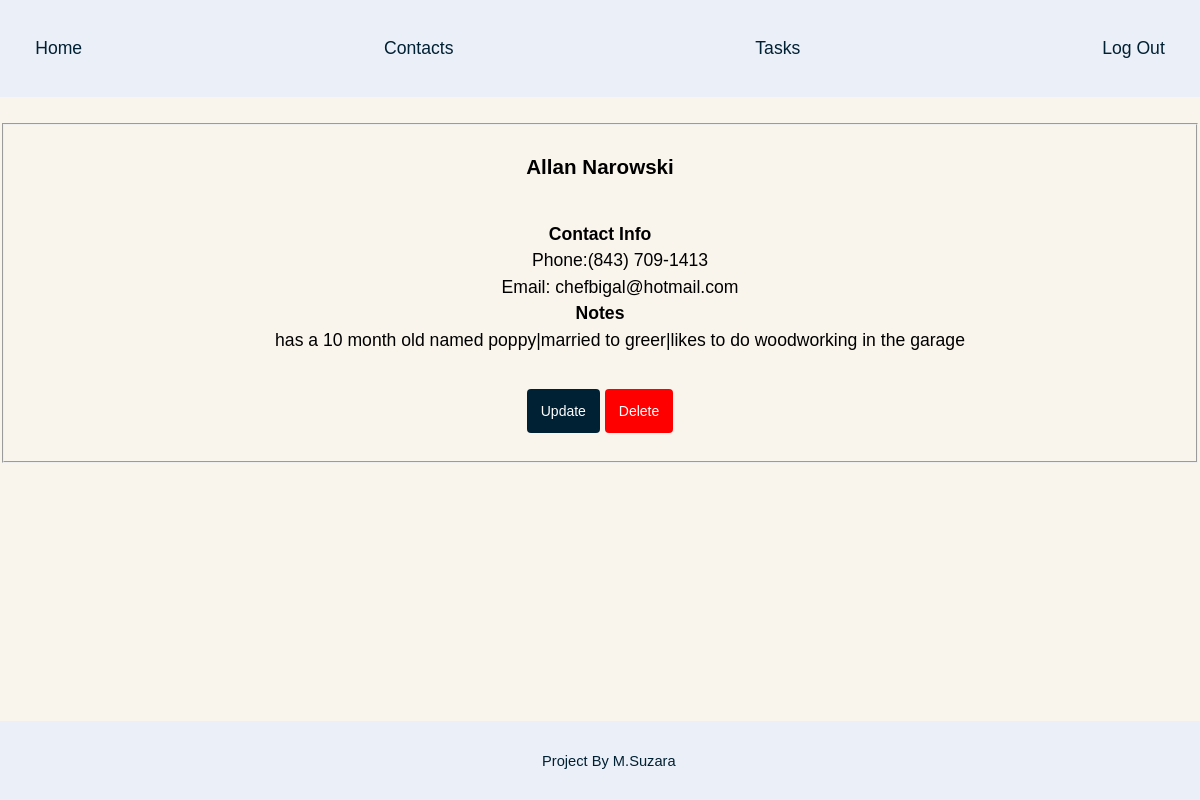
Before: /contact/contacts/1 (signed in) with the older database file.
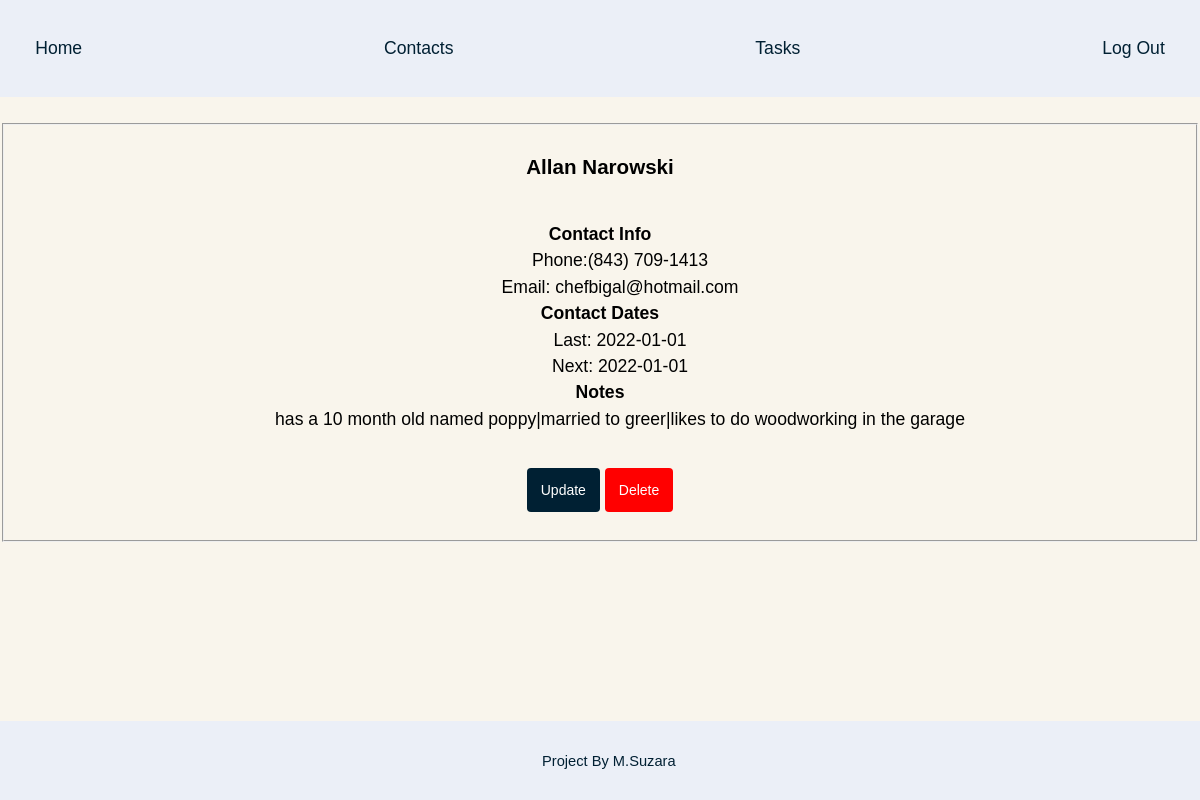
After: the same page with the newer database file.
### app/models.py (models this page shows, shortened)
class Contact(db.Model):
    __tablename__ = "contact"
    id = db.Column(db.Integer, primary_key=True)
    first = db.Column(db.String(64), nullable=False)
    last = db.Column(db.String(64))
    phone = db.Column(db.String(10))
    email = db.Column(db.String(64), index=True)
    frequency = db.Column(db.Integer, nullable=False)
    last_contact = db.Column(db.String(10))
    next_contact = db.Column(db.String(10))
    notes = db.Column(db.String)

### app/cont/views.py (the view)
@cont.route("/contacts/<int:contact_id>", methods=["GET"])
@login_required
def contact_view(contact_id):
    contact = Contact.query.get_or_404(contact_id)
    return render_template("cont/contact.html", contact=contact)

### app/models.py (called while the page is built, shortened)
@login_manager.user_loader
def load_user(user_id):
    return User.query.get(int(user_id))

### app/templates/cont/contact.html
{% extends "base.html" %}
{% block content %}
<br>
<div class="contact-section">
	<fieldset>
		<h3>{{ contact.first.title() }} {{ contact.last.title() }}</h3>
		<dl>
			<dt>Contact Info</dt>
				<dd>Phone:{{ contact.phone }}</dd>
				<dd>Email: {{ contact.email }}</dd>
				{% if contact.frequency > 0 %}
			<dt>Contact Dates</dt>
				<dd>Last: {{ contact.last_contact }}</dd>
				<dd>Next: {{ contact.next_contact }}</dd>
				{% endif %}
			<dt>Notes</dt>
				<dd>{{ contact.notes }}</dd>
		</dl>
			<br>
		<div class="button-wrapper">
			<a href="{{ url_for('cont.update_contact', contact_id=contact.id) }}" class="button button-add">Update</a>
			<a href="{{ url_for('cont.delete_contact', contact_id=contact.id) }}" class="button button-delete">Delete</a>
		</div>
		<br>
	</fieldset>
</div>
{% endblock %}

### app/templates/base.html (shortened to what this page needs)
<!DOCTYPE html>
<html lang="en">
<head>
	{% block head %}
	<link rel="stylesheet" href="{{ url_for('static', filename='style.css') }}">
	{% endblock %}
</head>
<body>
	{% block navbar %}
	<div class="header">
		<nav class="nav-bar">
			<ul class="nav-ul">
				{% if current_user.is_authenticated %}
				<li class="nav-item"><a class="nav-link" href="{{ url_for('main.index') }}">Home</a></li>
				<li class="nav-item"><a class="nav-link" href="{{ url_for('cont.contacts') }}">Contacts</a></li>
				<li class="nav-item"><a class="nav-link" href="{{ url_for('task.tasks') }}">Tasks</a></li>
				<li class="nav-item"><a class="nav-link" href="{{ url_for('auth.logout') }}">Log Out</a></li>
				{% else %}
				<li class="nav-item"><a class="nav-link" href="{{ url_for('auth.login') }}">Log In</a></li>
				{% endif %}
			</ul>
		</nav>
	</div>
	{% endblock %}
{% block content %}{% endblock %}
	<div class="footer">
		<p><small>Project By M.Suzara</small></p>
	</div>
</body>
</html>

### app/static/style.css (style rules this page uses)
:root { --gumbo: #5F8884; --just_right: #E0BEB1; --scorpion: #78656C; --deep_fir: #043A14; --black_pearl: #002033; --black_pearl_complement: #331300; --light_gray_cyan: #ebf4f7; --off_white: #F9F5EC; --off_white_complement: #EBEFF7; --hover_orange: #c05139; --alert_yellow: #FFE368; }
body { background-color: var(--off_white); font-family: Arial, Helvetica, sans-serif; font-size: 1.1em; line-height: 1.5; margin: 0; text-align: center; }
h1, h2, h3 { margin: 0; padding: 1em 0; }
p { margin: 0; padding: 1em 0; }
.header { background-color: var(--off_white_complement); padding: 1em; }
nav ul { display: flex; flex-direction: row; flex-wrap: wrap; justify-content: space-between; list-style-type: none; padding: 0 1em; }
.nav-link { color : var(--black_pearl); text-decoration: none; }
.footer { background-color: var(--off_white_complement); bottom: 0; color : var(--black_pearl); padding: 0.5em; position: fixed; text-align: center; width: 100%; }
.button { border: none; border-radius: 4px; color: white; cursor: pointer; font-size: 14px; padding: 1em; text-decoration: none; width: 10%; }
.button-add { background-color: var(--black_pearl); }
.button-delete { background-color: red; }
dt { font-weight: bold; }

Changed rows visible on the page:
changed Contact "Allan": frequency 0 → 1 (drawn); last_contact (not shown) → "2022-01-01"; next_contact (not shown) → "2022-01-01"
Other visible differences:
text now shown: "Contact Dates Last: Next:"
